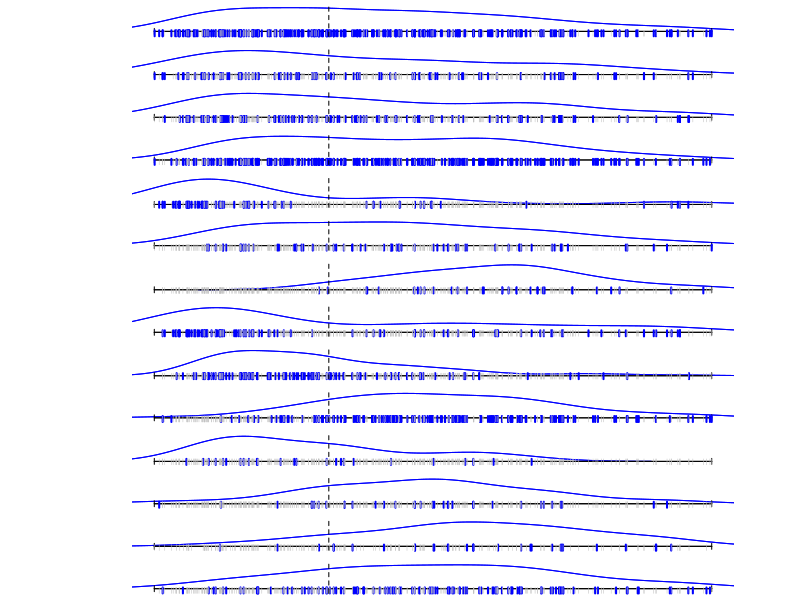

Write the R code that produced this figure.
##################################################################################################
# ~~~~~~~~~~~~~~~~~~~~~~~~~~~~~~~~~~~~~~~~~~~~~~~~~~~~~~~~~~~~~~~~~~~~~~~~~~~~~~~~~~~~~~~~~~~~~~~~
##################################################################################################
# Start
#"""""""""""""""""""""""""""""""""""""""""""""""""""""""""""""""""""""""""""""""""""""""""""""""""
# Density plot script written by Dr Reza Rafiee
# Research Associate, Northern Institute for Cancer Research, Newcastle University
# This script gets a csv file including age at diagnosis and other features for plotting density plots 

linear.density.plot <- function(present.score,not.present.score, condition, max.age)
  
{
  #max(c(present.score,not.present.score)) -> max.age
  score <- c(present.score,not.present.score)
  cat <- rep('a',length(score))
  cat[score<5] <- 'less.five'
  #cat[score<5&score>=3] <- 'three.to.five'
  cat[score<=max.age&score>=5] <- 'more.five'
  cat <- as.factor(cat)
  cat <- factor(cat,levels(cat)[c(1,3,2)])
  pres.fact <- factor(c(rep("Present",length(present.score)),rep("Absent",length(not.present.score))))
  counts <- table(pres.fact,cat)
  plot(density(present.score)$x,density(present.score)$y*14, col = "blue", type = "l",   #density(present.score)$y*13 is original, 15
       ylim=c(-0.2,max(density(present.score)$y)*14),  # original 
       #ylim=c(-0.2,4.00),   # maxium Y axis (3.59) is for the Chr17q.gain
       xlim=c(0,max.age), xlab = "Age (Years)", 
       bty="n",
       xaxt='n', ann=FALSE, yaxt='n'
  )
  ##rect(xleft=0, xright=5, ybottom=0, ytop=10, density=50, col="grey", border = NA, angle = 135)
  ##rect(xleft=5, xright=max.age, ybottom=0, ytop=10, density=10, col="grey", border = NA, angle = 135)
  lines(density(present.score)$x,density(present.score)$y*14, col = "blue")  #15
  axis(1,at=c(0,max.age),pos=0, tck=c(-0.1), labels = NA,lwd=1)
  axis(1,at=c(0,max.age),pos=0, tck=c(0.1), labels = NA,lwd=1)
  #lines(density(present.score), col = "blue")
  rug(present.score, col = "blue", side = 1, ticksize=0.2,lwd = 2)
  rug(not.present.score, col = "grey", side = 1, ticksize=0.2,lwd =0.5)
  abline(v=5, lty = 2)
  mtext(paste("",condition), side = 2, las = 1, cex = 0.75)
  
}

setwd("~/")

#### density plots

# 31 March 2017
data_Infant16 <- read.csv("Under5vsOver5DensityPlots.csv", header=T)  # 
data <- data_Infant16

#### data stored in a list for each plot on the combined linear density plot

density.plots <- list()

###########

score <- data$Ageatdiagnosis
cat <- rep('a',length(score))

cat[score<5] <- 'less.five'
cat[score>=5] <- 'more.five'
cat <- as.factor(cat)
cat <- factor(cat,levels(cat)[c(1,3,2)])

present.score <- data_Infant16$Ageatdiagnosis[which(data_Infant16$Male=="1")]
not.present.score <- data_Infant16$Ageatdiagnosis[which(data_Infant16$Male=="2")]
density.plots[[1]]<-list(present.score,not.present.score)

present.score <- data_Infant16$Ageatdiagnosis[which(data_Infant16$STR=="1")]
not.present.score <- data_Infant16$Ageatdiagnosis[which(data_Infant16$STR=="2")]
density.plots[[2]]<-list(present.score,not.present.score)

present.score <- data_Infant16$Ageatdiagnosis[which(data_Infant16$M2.=="1")]  
not.present.score <- data_Infant16$Ageatdiagnosis[which(data_Infant16$M2.=="2")]
density.plots[[3]]<-list(present.score,not.present.score)

present.score <- data$Ageatdiagnosis[which(data_Infant16$CLA=="1")]
not.present.score <- data$Ageatdiagnosis[which(data_Infant16$CLA=="2")]
density.plots[[4]] <- list(present.score,not.present.score)

present.score <- data_Infant16$Ageatdiagnosis[which(data_Infant16$DN.MBEN=="1")]
not.present.score <- data_Infant16$Ageatdiagnosis[which(data_Infant16$DN.MBEN=="2")]
density.plots[[5]] <- list(present.score,not.present.score)

present.score <- data_Infant16$Ageatdiagnosis[which(data_Infant16$LCA=="1")]
not.present.score <- data_Infant16$Ageatdiagnosis[which(data_Infant16$LCA=="2")] 
density.plots[[6]] <- list(present.score,not.present.score)

present.score <- data_Infant16$Ageatdiagnosis[which(data_Infant16$WNT=="1")]
not.present.score <- data_Infant16$Ageatdiagnosis[which(data_Infant16$WNT=="2")]
density.plots[[7]] <- list(present.score,not.present.score)

present.score <- data_Infant16$Ageatdiagnosis[which(data_Infant16$SHH=="1")]
not.present.score <- data_Infant16$Ageatdiagnosis[which(data_Infant16$SHH=="2")]
density.plots[[8]] <- list(present.score,not.present.score)

present.score <- data_Infant16$Ageatdiagnosis[which(data_Infant16$G3=="1")]
not.present.score <- data_Infant16$Ageatdiagnosis[which(data_Infant16$G3=="2")]
density.plots[[9]] <- list(present.score,not.present.score)

present.score <- data_Infant16$Ageatdiagnosis[which(data_Infant16$G4=="1")]
not.present.score <- data_Infant16$Ageatdiagnosis[which(data_Infant16$G4=="2")]
density.plots[[10]] <- list(present.score,not.present.score)


present.score <- data_Infant16$Ageatdiagnosis[which(data_Infant16$MYC.amplification=="1")]
not.present.score <- data_Infant16$Ageatdiagnosis[which(data_Infant16$MYC.amplification=="2")]
density.plots[[11]] <- list(present.score,not.present.score)

present.score <- data_Infant16$Ageatdiagnosis[which(data_Infant16$MYCN.amplification=="1")]
not.present.score <- data_Infant16$Ageatdiagnosis[which(data_Infant16$MYCN.amplification=="2")]
density.plots[[12]] <- list(present.score,not.present.score)

present.score <- data_Infant16$Ageatdiagnosis[which(data_Infant16$TP53.mutation=="1")]
not.present.score <- data_Infant16$Ageatdiagnosis[which(data_Infant16$TP53.mutation=="2")]
density.plots[[13]]<-list(present.score,not.present.score)


present.score <- data_Infant16$Ageatdiagnosis[which(data_Infant16$i17q=="1")]
not.present.score <- data_Infant16$Ageatdiagnosis[which(data_Infant16$i17q=="2")]
density.plots[[14]]<-list(present.score,not.present.score)

# present.score <- data_Infant16$Ageatdiagnosis[which(data_Infant16$Under.5=="1")]  # Under 5
# not.present.score <- data_Infant16$Ageatdiagnosis[which(data_Infant16$Under.5=="2")]  # more than 5 years
# density.plots[[2]] <- list(present.score,not.present.score)



names(density.plots)<-c("Male", #1
                        "STR", #2
                        "M2+", #3 max(density(present.score)$y)*13 ===> 0.9822429
                        #"DN/MBEN", #4 max(density(present.score)$y)*13 ===> 0.9822429
                        "CLA", #4
                        "DN/MBEN", #5
                        "LCA", #6
                        "WNT", #7
                        "SHH", #8
                        "Grp3", #9
                        "Grp4", #10
                        "MYC amplification", #11
                        "MYCN amplification", #12
                        #"Male", #13 - max(density(present.score)$y)*13 ===> 1.750508
                        "TP53 Mutation", #13
                        "iso17q")    #14

names(density.plots)<- strrep(" ",1:14)    #14
##save(density.plots, file="~/My Projects at NICR/2014/Infant/Our New Material/density.plots_List20Var_14Jan16.rda")
##save(density.plots, file="~/My Projects at NICR/2014/Infant/Our New Material/density.plots_List16Var_08Jan16.rda")

###pdf(file="linear.density.plot.pdf")
#load("~/My Projects at NICR/2014/Infant/Our New Material/density.plots_List16Var_08Jan16.rda")
###data <- read.csv(file = "Infant data current 0-16 DH050116_Ch17.csv")
#load("~/My Projects at NICR/2014/Infant/Our New Material/density.plots_List20Var_14Jan16.rda")
#data <- read.csv(file = "FOR DENSITY PLOT FIG 1 ONLY_DATA INFIDELITY Copy of Infant data current 0-16 DH140116.csv")


max.age <- max(data_Infant16$Ageatdiagnosis, na.rm=TRUE)
#max.age <- max(data$Ageatdiagnosis)
number.of.graphs <- 14
#number.of.graphs <- 1

#pdf(file="linear.density.plot14Jan2016_Final.pdf")

par(mfrow=c(number.of.graphs,1),mar=c(0.5,10,0.5,5)) #original: mar=c(0.5,8,0.5,5)


for(i in 1:14)
{ 
  present.score <- as.numeric(density.plots[[i]][[1]])
  present.score <- present.score[!is.na(present.score)]
  
  not.present.score <- as.numeric(density.plots[[i]][[2]]) 
  not.present.score <- not.present.score[!is.na(not.present.score)]
  
  linear.density.plot(present.score ,not.present.score ,names(density.plots)[i],max.age)
  
}


#dev.off()

#"""""""""""""""""""""""""""""""""""""""""""""""""""""""""""""""""""""""""""""""""""""""""""""""""
# End
##################################################################################################
# ~~~~~~~~~~~~~~~~~~~~~~~~~~~~~~~~~~~~~~~~~~~~~~~~~~~~~~~~~~~~~~~~~~~~~~~~~~~~~~~~~~~~~~~~~~~~~~~~
##################################################################################################

